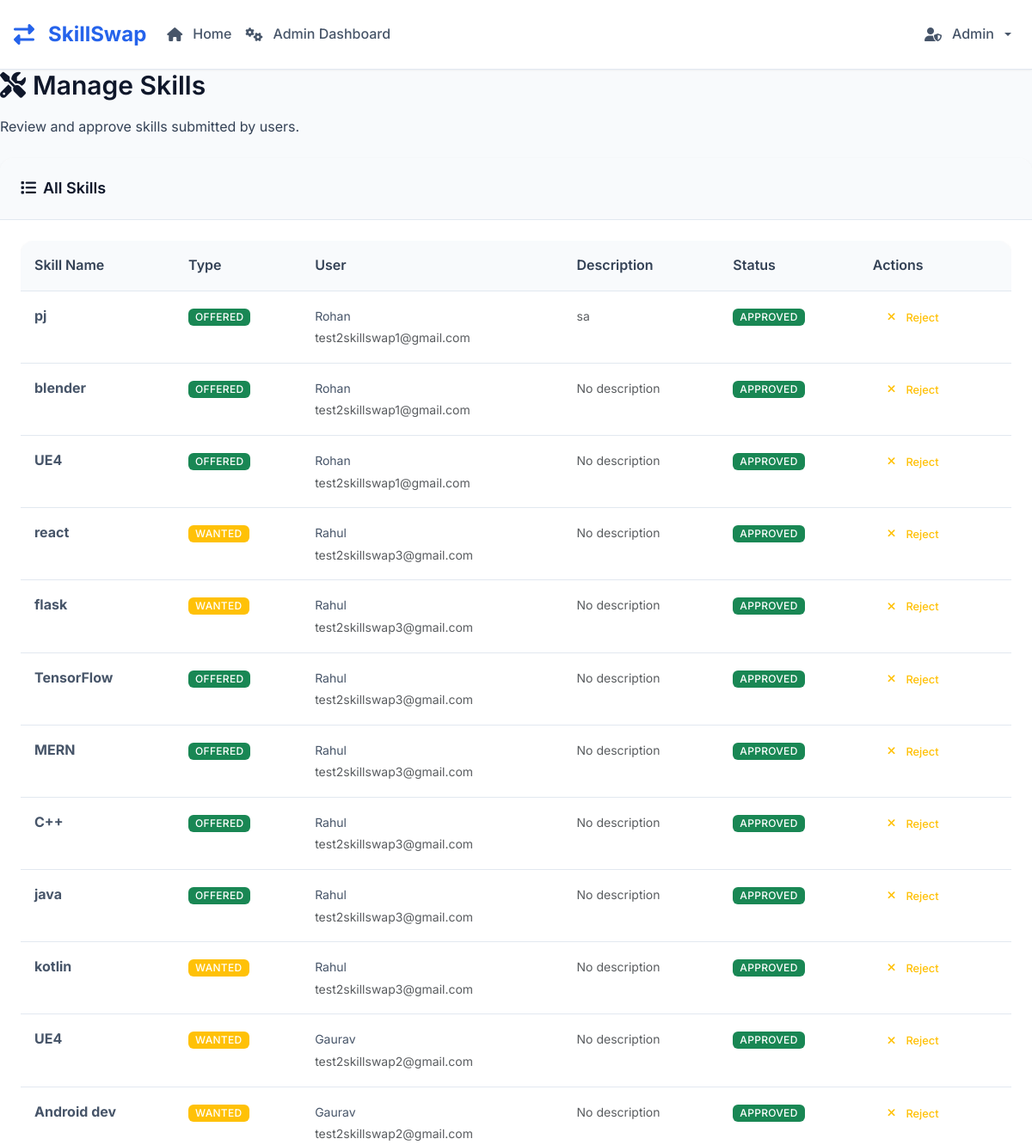
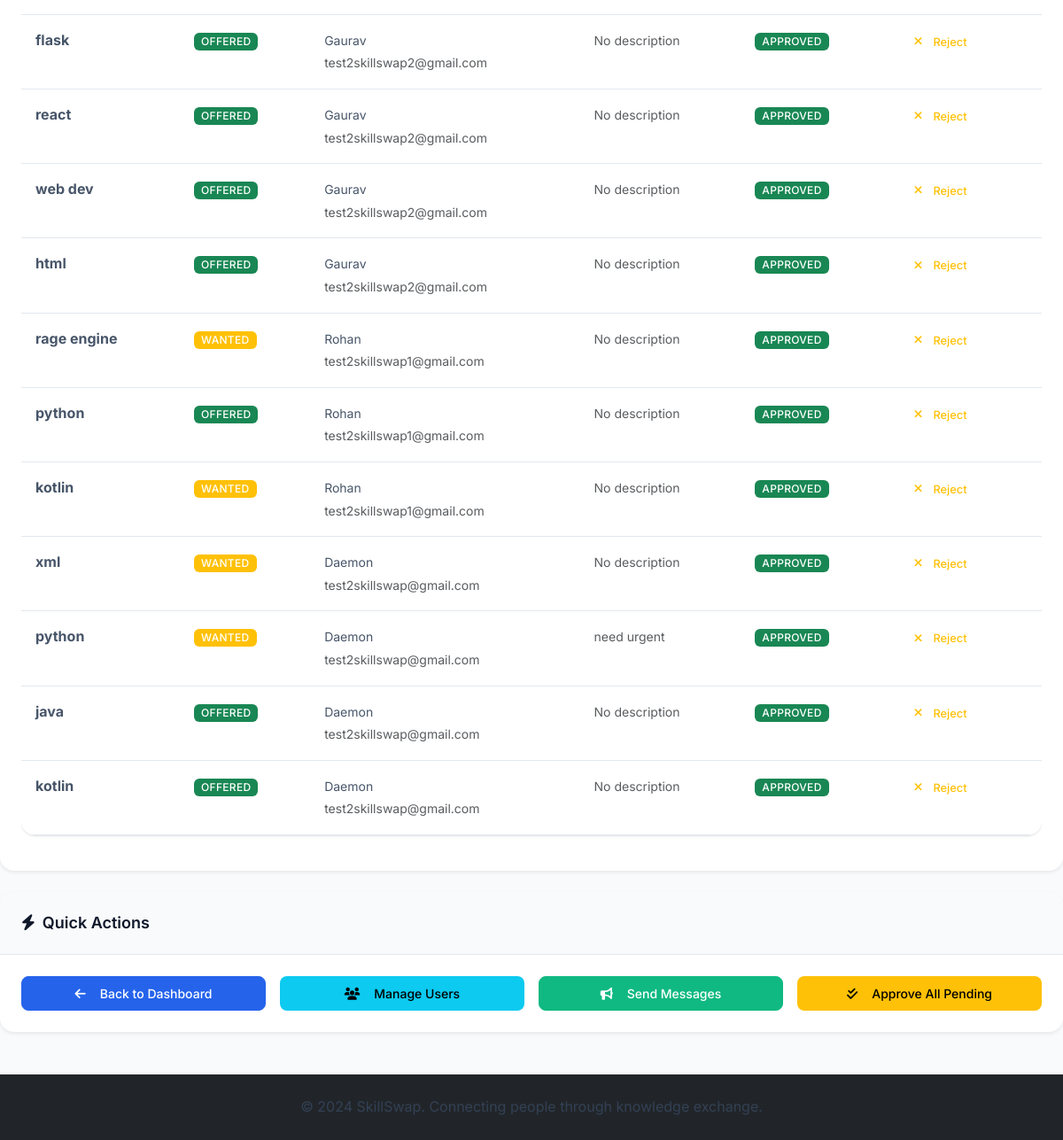
Page /admin/skills (signed in) on the committed database (2 pictures, top to bottom).
### tables this page shows
CREATE TABLE skills (
            id INTEGER PRIMARY KEY AUTOINCREMENT,
            user_id INTEGER,
            skill_name TEXT NOT NULL,
            skill_type TEXT NOT NULL, -- 'offered' or 'wanted'
            description TEXT,
            is_approved INTEGER DEFAULT 1,
            created_at TIMESTAMP DEFAULT CURRENT_TIMESTAMP,
            FOREIGN KEY (user_id) REFERENCES users (id)
        );

CREATE TABLE users (
            id INTEGER PRIMARY KEY AUTOINCREMENT,
            email TEXT UNIQUE NOT NULL,
            password_hash TEXT NOT NULL,
            name TEXT NOT NULL,
            location TEXT,
            profile_photo TEXT,
            availability TEXT,
            is_public INTEGER DEFAULT 1,
            is_admin INTEGER DEFAULT 0,
            is_banned INTEGER DEFAULT 0,
            created_at TIMESTAMP DEFAULT CURRENT_TIMESTAMP
        , bio TEXT, is_under_supervision INTEGER DEFAULT 0);

### skill_swap_app.py (the view)
@app.route('/admin/skills')
@admin_required
def admin_skills():
    conn = get_db()
    skills = conn.execute('''
        SELECT s.*, u.name as user_name, u.email
        FROM skills s
        JOIN users u ON s.user_id = u.id
        ORDER BY s.id DESC
    ''').fetchall()
    conn.close()
    skills = convert_rows_datetimes(skills)
    return render_template('admin_skills.html', skills=skills)

### skill_swap_app.py (called while the page is built)
def parse_datetime(timestamp_str):
    if timestamp_str is None:
        return None
    try:
        if 'T' in timestamp_str:
            return datetime.fromisoformat(timestamp_str.replace('Z', '+00:00'))
        else:
            return datetime.strptime(timestamp_str, '%Y-%m-%d %H:%M:%S')
    except:
        return None

def convert_row_datetimes(row):
    if row is None:
        return None
    if hasattr(row, 'keys'):
        row_dict = dict(row)
    else:
        row_dict = row
    timestamp_fields = ['created_at', 'updated_at']
    for field in timestamp_fields:
        if field in row_dict and row_dict[field]:
            row_dict[field] = parse_datetime(row_dict[field])
    return row_dict

def convert_rows_datetimes(rows):
    if not rows:
        return []
    return [convert_row_datetimes(row) for row in rows]

def get_db():
    conn = sqlite3.connect('skill_swap.db')
    conn.row_factory = sqlite3.Row
    return conn

def admin_required(f):
    from functools import wraps
    @wraps(f)
    def decorated_function(*args, **kwargs):
        if 'user_id' not in session:
            flash('Please log in to access this page.', 'error')
            return redirect(url_for('login'))
        conn = get_db()
        user = conn.execute('SELECT is_admin FROM users WHERE id = ?', (session['user_id'],)).fetchone()
        conn.close()
        if not user or not user['is_admin']:
            flash('Access denied. Admin privileges required.', 'error')
            return redirect(url_for('dashboard'))
        return f(*args, **kwargs)
    return decorated_function

@app.context_processor
def inject_unread_notifications():
    if 'user_id' in session:
        conn = get_db()
        unread_count = conn.execute('''
            SELECT COUNT(*) as count FROM notifications
            WHERE user_id = ? AND is_read = 0
        ''', (session['user_id'],)).fetchone()['count']
        conn.close()
        return {'unread_notifications': unread_count}
    return {'unread_notifications': 0}

@app.context_processor
def inject_helpers():
    return {'get_user_by_id': get_user_by_id}

### templates/admin_skills.html (shortened to what this page needs)
{% extends "base.html" %}
{% block content %}
<div class="row mb-4">
    <div class="col-12">
        <div class="admin-stats">
            <h2 class="mb-3">
                <i class="fas fa-tools me-2"></i>Manage Skills
            </h2>
            <p class="mb-0">Review and approve skills submitted by users.</p>
        </div>
    </div>
</div>
<div class="row">
    <div class="col-12">
        <div class="card border-0 shadow-sm">
            <div class="card-header">
                <h5 class="mb-0">
                    <i class="fas fa-list me-2"></i>All Skills
                </h5>
            </div>
            <div class="card-body">
                {% if skills %}
                    <div class="table-responsive">
                        <table class="table table-hover">
                            <thead>
                                <tr>
                                    <th>Skill Name</th>
                                    <th>Type</th>
                                    <th>User</th>
                                    <th>Description</th>
                                    <th>Status</th>
                                    <th>Actions</th>
                                </tr>
                            </thead>
                            <tbody>
                                {% for skill in skills %}
                                <tr>
                                    <td>
                                        <strong>{{ skill.skill_name }}</strong>
                                    </td>
                                    <td>
                                        <span class="badge bg-{{ 'success' if skill.skill_type == 'offered' else 'warning' }}">
                                            {{ skill.skill_type.title() }}
                                        </span>
                                    </td>
                                    <td>
                                        <small>{{ skill.user_name }}</small><br>
                                        <small class="text-muted">{{ skill.email }}</small>
                                    </td>
                                    <td>
                                        <small class="text-muted">
                                            {{ skill.description or 'No description' }}
                                        </small>
                                    </td>
                                    <td>
                                        {% if skill.is_approved %}
                                            <span class="badge bg-success">Approved</span>
                                        {% else %}
                                            <span class="badge bg-warning">Pending</span>
                                        {% endif %}
                                    </td>
                                    <td>
                                        {% if skill.is_approved %}
                                            <a href="{{ url_for('reject_skill', skill_id=skill.id) }}"
                                               class="btn btn-sm btn-outline-warning admin-action-btn"
                                               data-action="reject" data-target="skill">
                                                <i class="fas fa-times me-1"></i>Reject
                                            </a>
                                        {% else %}
                                            <a href="{{ url_for('approve_skill', skill_id=skill.id) }}"
                                               class="btn btn-sm btn-outline-success admin-action-btn"
                                               data-action="approve" data-target="skill">
                                                <i class="fas fa-check me-1"></i>Approve
                                            </a>
                                        {% endif %}
                                    </td>
                                </tr>
                                {% endfor %}
                            </tbody>
                        </table>
                    </div>
                {% else %}
                    <div class="text-center text-muted py-4">
                        <i class="fas fa-tools fa-3x mb-3"></i>
                        <p>No skills found</p>
                    </div>
                {% endif %}
            </div>
        </div>
    </div>
</div>
<div class="row mt-4">
    <div class="col-12">
        <div class="card border-0 shadow-sm">
            <div class="card-header">
                <h5 class="mb-0">
                    <i class="fas fa-bolt me-2"></i>Quick Actions
                </h5>
            </div>
            <div class="card-body">
                <div class="row g-3">
                    <div class="col-md-3">
                        <a href="{{ url_for('admin_dashboard') }}" class="btn btn-primary w-100">
                            <i class="fas fa-arrow-left me-2"></i>Back to Dashboard
                        </a>
                    </div>
                    <div class="col-md-3">
                        <a href="{{ url_for('admin_users') }}" class="btn btn-info w-100">
                            <i class="fas fa-users me-2"></i>Manage Users
                        </a>
                    </div>
                    <div class="col-md-3">
                        <a href="{{ url_for('admin_messages') }}" class="btn btn-success w-100">
                            <i class="fas fa-bullhorn me-2"></i>Send Messages
                        </a>
                    </div>
                    <div class="col-md-3">
                        <button class="btn btn-warning w-100" onclick="approveAllPending()">
                            <i class="fas fa-check-double me-2"></i>Approve All Pending
                        </button>
                    </div>
                </div>
            </div>
        </div>
    </div>
</div>
{% endblock %}

### static/css/style.css (style rules this page uses)
* { box-sizing: border-box; margin: 0; padding: 0; }
html { scroll-behavior: smooth; font-size: 16px; }
body { font-family: 'Inter', 'Segoe UI', -apple-system, BlinkMacSystemFont, sans-serif; line-height: 1.6; color: #1a1a1a; background-color: #f8fafc; -webkit-font-smoothing: antialiased; -moz-osx-font-smoothing: grayscale; text-rendering: optimizeLegibility; }
:root { --primary: #2563eb; --primary-dark: #1d4ed8; --primary-light: #3b82f6; --secondary: #64748b; --accent: #8b5cf6; --white: #ffffff; --gray-50: #f8fafc; --gray-100: #f1f5f9; --gray-200: #e2e8f0; --gray-300: #cbd5e1; --gray-400: #94a3b8; --gray-500: #64748b; --gray-600: #475569; --gray-700: #334155; --gray-800: #1e293b; --gray-900: #0f172a; --success: #10b981; --warning: #f59e0b; --error: #ef4444; --info: #3b82f6; --shadow-sm: 0 1px 2px 0 rgb(0 0 0 / 0.05); --shadow: 0 1px 3px 0 rgb(0 0 0 / 0.1), 0 1px 2px -1px rgb(0 0 0 / 0.1); --shadow-md: 0 4px 6px -1px rgb(0 0 0 / 0.1), 0 2px 4px -2px rgb(0 0 0 / 0.1); --shadow-lg: 0 10px 15px -3px rgb(0 0 0 / 0.1), 0 4px 6px -4px rgb(0 0 0 / 0.1); --shadow-xl: 0 20px 25px -5px rgb(0 0 0 / 0.1), 0 8px 10px -6px rgb(0 0 0 / 0.1); --transition: all 0.2s cubic-bezier(0.4, 0, 0.2, 1); --transition-fast: all 0.15s cubic-bezier(0.4, 0, 0.2, 1); --transition-slow: all 0.3s cubic-bezier(0.4, 0, 0.2, 1); --spacing-xs: 0.25rem; --spacing-sm: 0.5rem; --spacing-md: 1rem; --spacing-lg: 1.5rem; --spacing-xl: 2rem; --spacing-2xl: 3rem; --radius-sm: 0.375rem; --radius: 0.5rem; --radius-md: 0.75rem; --radius-lg: 1rem; --radius-xl: 1.5rem; }
h1, h2, h3, h4, h5, h6 { font-weight: 600; line-height: 1.25; color: var(--gray-900); margin-bottom: var(--spacing-md); }
h2 { font-size: 1.875rem; }
h5 { font-size: 1.125rem; }
p { margin-bottom: var(--spacing-md); color: var(--gray-700); }
a { color: var(--primary); text-decoration: none; transition: var(--transition); }
.btn { display: inline-flex; align-items: center; justify-content: center; gap: var(--spacing-sm); padding: var(--spacing-sm) var(--spacing-lg); font-size: 0.875rem; font-weight: 500; line-height: 1.5; border: 1px solid transparent; border-radius: var(--radius); cursor: pointer; transition: var(--transition); text-decoration: none; white-space: nowrap; user-select: none; }
.btn-primary { background-color: var(--primary); border-color: var(--primary); color: var(--white); }
.btn-success { background-color: var(--success); border-color: var(--success); color: var(--white); }
.btn-sm { padding: var(--spacing-xs) var(--spacing-md); font-size: 0.8rem; }
.card { background: var(--white); border: 1px solid var(--gray-200); border-radius: var(--radius-lg); box-shadow: var(--shadow); transition: var(--transition); overflow: hidden; }
.card-header { background-color: var(--gray-50); border-bottom: 1px solid var(--gray-200); padding: var(--spacing-lg); }
.card-body { padding: var(--spacing-lg); }
.table { width: 100%; background-color: var(--white); border-radius: var(--radius-lg); overflow: hidden; box-shadow: var(--shadow); }
.table th { background-color: var(--gray-50); color: var(--gray-700); font-weight: 600; padding: var(--spacing-md); text-align: left; border-bottom: 1px solid var(--gray-200); }
.table td { padding: var(--spacing-md); border-bottom: 1px solid var(--gray-200); color: var(--gray-600); }
.badge { display: inline-flex; align-items: center; padding: var(--spacing-xs) var(--spacing-sm); font-size: 0.75rem; font-weight: 500; line-height: 1; border-radius: var(--radius-sm); text-transform: uppercase; letter-spacing: 0.025em; }
.mb-0 { margin-bottom: 0; }
.mb-3 { margin-bottom: var(--spacing-md); }
.mb-4 { margin-bottom: var(--spacing-lg); }
.mt-4 { margin-top: var(--spacing-lg); }
.w-100 { width: 100%; }

### rows in the picture
skills: skill_name "pj", skill_type "OFFERED", user_name "Rohan", email "test2skillswap1@gmail.com", description "sa", is_approved "APPROVED"
skills: skill_name "blender", skill_type "OFFERED", user_name "Rohan", email "test2skillswap1@gmail.com", description "No description", is_approved "APPROVED"
skills: skill_name "UE4", skill_type "OFFERED", user_name "Rohan", email "test2skillswap1@gmail.com", description "No description", is_approved "APPROVED"
skills: skill_name "react", skill_type "WANTED", user_name "Rahul", email "test2skillswap3@gmail.com", description "No description", is_approved "APPROVED"
skills: skill_name "flask", skill_type "WANTED", user_name "Rahul", email "test2skillswap3@gmail.com", description "No description", is_approved "APPROVED"
skills: skill_name "TensorFlow", skill_type "OFFERED", user_name "Rahul", email "test2skillswap3@gmail.com", description "No description", is_approved "APPROVED"
skills: skill_name "MERN", skill_type "OFFERED", user_name "Rahul", email "test2skillswap3@gmail.com", description "No description", is_approved "APPROVED"
skills: skill_name "C++", skill_type "OFFERED", user_name "Rahul", email "test2skillswap3@gmail.com", description "No description", is_approved "APPROVED"
skills: skill_name "java", skill_type "OFFERED", user_name "Rahul", email "test2skillswap3@gmail.com", description "No description", is_approved "APPROVED"
skills: skill_name "kotlin", skill_type "WANTED", user_name "Rahul", email "test2skillswap3@gmail.com", description "No description", is_approved "APPROVED"
skills: skill_name "UE4", skill_type "WANTED", user_name "Gaurav", email "test2skillswap2@gmail.com", description "No description", is_approved "APPROVED"
skills: skill_name "Android dev", skill_type "WANTED", user_name "Gaurav", email "test2skillswap2@gmail.com", description "No description", is_approved "APPROVED"
skills: skill_name "flask", skill_type "OFFERED", user_name "Gaurav", email "test2skillswap2@gmail.com", description "No description", is_approved "APPROVED"
skills: skill_name "react", skill_type "OFFERED", user_name "Gaurav", email "test2skillswap2@gmail.com", description "No description", is_approved "APPROVED"
skills: skill_name "web dev", skill_type "OFFERED", user_name "Gaurav", email "test2skillswap2@gmail.com", description "No description", is_approved "APPROVED"
skills: skill_name "html", skill_type "OFFERED", user_name "Gaurav", email "test2skillswap2@gmail.com", description "No description", is_approved "APPROVED"
skills: skill_name "rage engine", skill_type "WANTED", user_name "Rohan", email "test2skillswap1@gmail.com", description "No description", is_approved "APPROVED"
skills: skill_name "python", skill_type "OFFERED", user_name "Rohan", email "test2skillswap1@gmail.com", description "No description", is_approved "APPROVED"
skills: skill_name "kotlin", skill_type "WANTED", user_name "Rohan", email "test2skillswap1@gmail.com", description "No description", is_approved "APPROVED"
skills: skill_name "xml", skill_type "WANTED", user_name "Daemon", email "test2skillswap@gmail.com", description "No description", is_approved "APPROVED"
skills: skill_name "python", skill_type "WANTED", user_name "Daemon", email "test2skillswap@gmail.com", description "need urgent", is_approved "APPROVED"
skills: skill_name "java", skill_type "OFFERED", user_name "Daemon", email "test2skillswap@gmail.com", description "No description", is_approved "APPROVED"
skills: skill_name "kotlin", skill_type "OFFERED", user_name "Daemon", email "test2skillswap@gmail.com", description "No description", is_approved "APPROVED"
